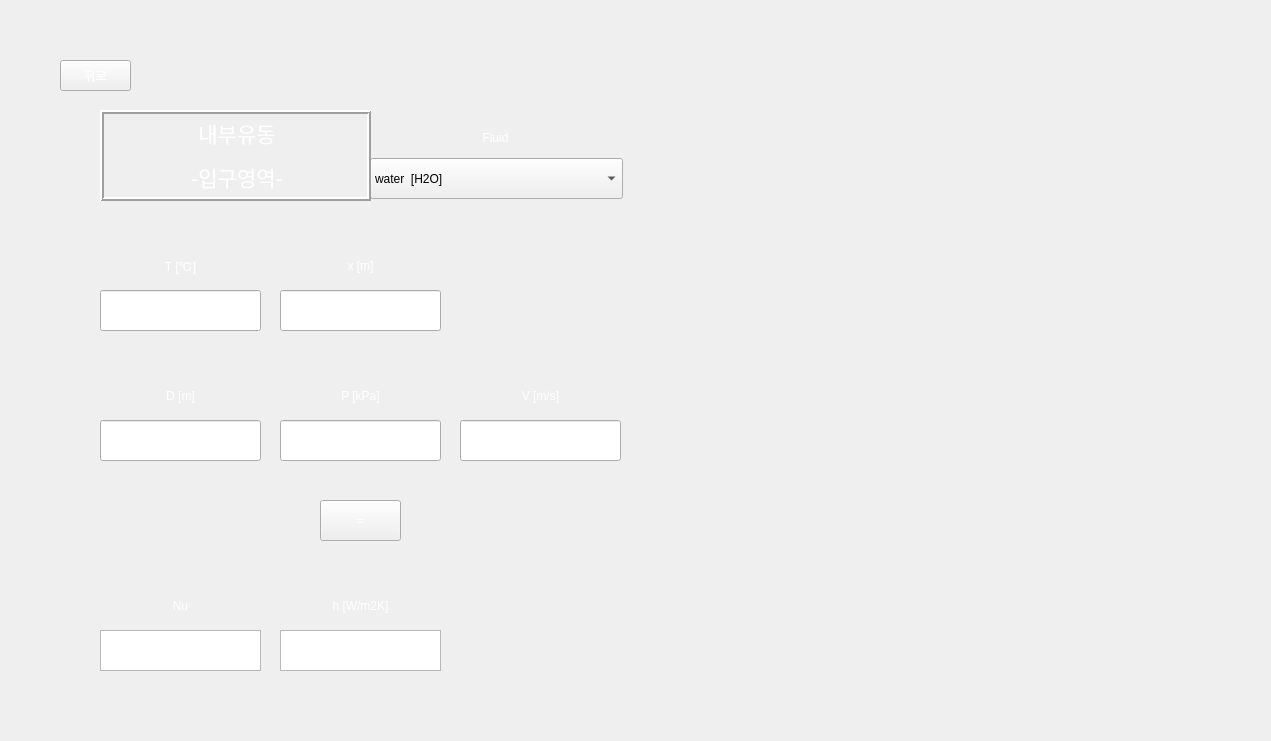
<?xml version="1.0" encoding="UTF-8"?>
<ui version="4.0">
 <class>Form</class>
 <widget class="QWidget" name="Form">
  <property name="geometry">
   <rect>
    <x>0</x>
    <y>0</y>
    <width>1271</width>
    <height>741</height>
   </rect>
  </property>
  <property name="minimumSize">
   <size>
    <width>996</width>
    <height>580</height>
   </size>
  </property>
  <property name="maximumSize">
   <size>
    <width>1271</width>
    <height>741</height>
   </size>
  </property>
  <property name="windowTitle">
   <string>Internal Flow - Thermal Entry</string>
  </property>
  <property name="styleSheet">
   <string notr="true">background-image: url(:/background/하얀거.png);</string>
  </property>
  <widget class="QLabel" name="label_2">
   <property name="geometry">
    <rect>
     <x>460</x>
     <y>370</y>
     <width>161</width>
     <height>51</height>
    </rect>
   </property>
   <property name="styleSheet">
    <string notr="true">color: qlineargradient(spread:pad, x1:0, y1:1, x2:1, y2:0, stop:0 rgba(255, 255, 255, 255), stop:1 rgba(255, 255, 255, 255));
background-image: url(:/background/버튼2.png);
font: 20pt &quot;맑은 고딕&quot;;</string>
   </property>
   <property name="text">
    <string>V [m/s]</string>
   </property>
   <property name="alignment">
    <set>Qt::AlignCenter</set>
   </property>
  </widget>
  <widget class="QLabel" name="label_3">
   <property name="geometry">
    <rect>
     <x>100</x>
     <y>370</y>
     <width>161</width>
     <height>51</height>
    </rect>
   </property>
   <property name="styleSheet">
    <string notr="true">color: qlineargradient(spread:pad, x1:0, y1:1, x2:1, y2:0, stop:0 rgba(255, 255, 255, 255), stop:1 rgba(255, 255, 255, 255));
background-image: url(:/background/버튼2.png);
font: 20pt &quot;맑은 고딕&quot;;</string>
   </property>
   <property name="text">
    <string>D [m]</string>
   </property>
   <property name="alignment">
    <set>Qt::AlignCenter</set>
   </property>
  </widget>
  <widget class="QLineEdit" name="V">
   <property name="geometry">
    <rect>
     <x>460</x>
     <y>420</y>
     <width>161</width>
     <height>41</height>
    </rect>
   </property>
   <property name="styleSheet">
    <string notr="true">font: 14pt &quot;맑은 고딕&quot;;
background-image: url(:/background/하얀거.png);</string>
   </property>
  </widget>
  <widget class="QLabel" name="label_8">
   <property name="geometry">
    <rect>
     <x>280</x>
     <y>240</y>
     <width>161</width>
     <height>51</height>
    </rect>
   </property>
   <property name="styleSheet">
    <string notr="true">color: qlineargradient(spread:pad, x1:0, y1:1, x2:1, y2:0, stop:0 rgba(255, 255, 255, 255), stop:1 rgba(255, 255, 255, 255));
background-image: url(:/background/버튼2.png);
font: 20pt &quot;맑은 고딕&quot;;</string>
   </property>
   <property name="text">
    <string>x [m]</string>
   </property>
   <property name="alignment">
    <set>Qt::AlignCenter</set>
   </property>
  </widget>
  <widget class="QLineEdit" name="x">
   <property name="geometry">
    <rect>
     <x>280</x>
     <y>290</y>
     <width>161</width>
     <height>41</height>
    </rect>
   </property>
   <property name="styleSheet">
    <string notr="true">font: 14pt &quot;맑은 고딕&quot;;
background-image: url(:/background/하얀거.png);</string>
   </property>
  </widget>
  <widget class="QLineEdit" name="T">
   <property name="geometry">
    <rect>
     <x>100</x>
     <y>290</y>
     <width>161</width>
     <height>41</height>
    </rect>
   </property>
   <property name="styleSheet">
    <string notr="true">font: 14pt &quot;맑은 고딕&quot;;
background-image: url(:/background/하얀거.png);</string>
   </property>
  </widget>
  <widget class="QLineEdit" name="D">
   <property name="geometry">
    <rect>
     <x>100</x>
     <y>420</y>
     <width>161</width>
     <height>41</height>
    </rect>
   </property>
   <property name="styleSheet">
    <string notr="true">font: 14pt &quot;맑은 고딕&quot;;
background-image: url(:/background/하얀거.png);</string>
   </property>
  </widget>
  <widget class="QLabel" name="label_4">
   <property name="geometry">
    <rect>
     <x>280</x>
     <y>370</y>
     <width>161</width>
     <height>51</height>
    </rect>
   </property>
   <property name="styleSheet">
    <string notr="true">color: qlineargradient(spread:pad, x1:0, y1:1, x2:1, y2:0, stop:0 rgba(255, 255, 255, 255), stop:1 rgba(255, 255, 255, 255));
background-image: url(:/background/버튼2.png);
font: 20pt &quot;맑은 고딕&quot;;</string>
   </property>
   <property name="text">
    <string>P [kPa]</string>
   </property>
   <property name="alignment">
    <set>Qt::AlignCenter</set>
   </property>
  </widget>
  <widget class="QPushButton" name="check">
   <property name="geometry">
    <rect>
     <x>320</x>
     <y>500</y>
     <width>81</width>
     <height>41</height>
    </rect>
   </property>
   <property name="styleSheet">
    <string notr="true">QPushButton {
color: qlineargradient(spread:pad, x1:0, y1:1, x2:1, y2:0, stop:0 rgba(255, 255, 255, 255), stop:1 rgba(255, 255, 255, 255));
background-image: url(:/background/버튼2.png);
font: 20pt &quot;맑은 고딕&quot;;
}
QPushButton:hover{
border-image: url(:/background/버튼클릭2.png);
}</string>
   </property>
   <property name="text">
    <string>=</string>
   </property>
  </widget>
  <widget class="QLabel" name="label">
   <property name="geometry">
    <rect>
     <x>100</x>
     <y>240</y>
     <width>161</width>
     <height>51</height>
    </rect>
   </property>
   <property name="styleSheet">
    <string notr="true">color: qlineargradient(spread:pad, x1:0, y1:1, x2:1, y2:0, stop:0 rgba(255, 255, 255, 255), stop:1 rgba(255, 255, 255, 255));
background-image: url(:/background/버튼2.png);
font: 20pt &quot;맑은 고딕&quot;;</string>
   </property>
   <property name="text">
    <string>T [℃]</string>
   </property>
   <property name="alignment">
    <set>Qt::AlignCenter</set>
   </property>
  </widget>
  <widget class="QLineEdit" name="P">
   <property name="geometry">
    <rect>
     <x>280</x>
     <y>420</y>
     <width>161</width>
     <height>41</height>
    </rect>
   </property>
   <property name="styleSheet">
    <string notr="true">font: 14pt &quot;맑은 고딕&quot;;
background-image: url(:/background/하얀거.png);</string>
   </property>
  </widget>
  <widget class="QTextBrowser" name="textBrowser_2">
   <property name="geometry">
    <rect>
     <x>280</x>
     <y>630</y>
     <width>161</width>
     <height>41</height>
    </rect>
   </property>
   <property name="styleSheet">
    <string notr="true">font: 14pt &quot;맑은 고딕&quot;;
background-image: url(:/background/하얀거.png);</string>
   </property>
  </widget>
  <widget class="QLabel" name="label_9">
   <property name="geometry">
    <rect>
     <x>280</x>
     <y>580</y>
     <width>161</width>
     <height>51</height>
    </rect>
   </property>
   <property name="styleSheet">
    <string notr="true">color: qlineargradient(spread:pad, x1:0, y1:1, x2:1, y2:0, stop:0 rgba(255, 255, 255, 255), stop:1 rgba(255, 255, 255, 255));
background-image: url(:/background/버튼2.png);
font: 18pt &quot;맑은 고딕&quot;;</string>
   </property>
   <property name="text">
    <string>h [W/m2K]</string>
   </property>
   <property name="alignment">
    <set>Qt::AlignCenter</set>
   </property>
  </widget>
  <widget class="QLabel" name="label_10">
   <property name="geometry">
    <rect>
     <x>100</x>
     <y>580</y>
     <width>161</width>
     <height>51</height>
    </rect>
   </property>
   <property name="styleSheet">
    <string notr="true">color: qlineargradient(spread:pad, x1:0, y1:1, x2:1, y2:0, stop:0 rgba(255, 255, 255, 255), stop:1 rgba(255, 255, 255, 255));
background-image: url(:/background/버튼2.png);
font: 20pt &quot;맑은 고딕&quot;;</string>
   </property>
   <property name="text">
    <string>Nu</string>
   </property>
   <property name="alignment">
    <set>Qt::AlignCenter</set>
   </property>
  </widget>
  <widget class="QTextBrowser" name="textBrowser">
   <property name="geometry">
    <rect>
     <x>100</x>
     <y>630</y>
     <width>161</width>
     <height>41</height>
    </rect>
   </property>
   <property name="styleSheet">
    <string notr="true">font: 14pt &quot;맑은 고딕&quot;;
background-image: url(:/background/하얀거.png);</string>
   </property>
  </widget>
  <widget class="QPushButton" name="pushButton">
   <property name="geometry">
    <rect>
     <x>60</x>
     <y>60</y>
     <width>71</width>
     <height>31</height>
    </rect>
   </property>
   <property name="styleSheet">
    <string notr="true">QPushButton {
color: qlineargradient(spread:pad, x1:0, y1:1, x2:1, y2:0, stop:0 rgba(255, 255, 255, 255), stop:1 rgba(255, 255, 255, 255));
background-image: url(:/background/버튼2.png);
font: 14pt &quot;맑은 고딕&quot;;
}
QPushButton:hover{
border-image: url(:/background/버튼클릭2.png);
}</string>
   </property>
   <property name="text">
    <string>뒤로</string>
   </property>
  </widget>
  <widget class="QLabel" name="label_11">
   <property name="geometry">
    <rect>
     <x>370</x>
     <y>112</y>
     <width>251</width>
     <height>51</height>
    </rect>
   </property>
   <property name="styleSheet">
    <string notr="true">color: qlineargradient(spread:pad, x1:0, y1:1, x2:1, y2:0, stop:0 rgba(255, 255, 255, 255), stop:1 rgba(255, 255, 255, 255));
background-image: url(:/background/버튼2.png);
font: 20pt &quot;맑은 고딕&quot;;</string>
   </property>
   <property name="text">
    <string>Fluid</string>
   </property>
   <property name="alignment">
    <set>Qt::AlignCenter</set>
   </property>
  </widget>
  <widget class="QLabel" name="label_12">
   <property name="geometry">
    <rect>
     <x>0</x>
     <y>0</y>
     <width>1271</width>
     <height>741</height>
    </rect>
   </property>
   <property name="styleSheet">
    <string notr="true">image: url(:/background/배경2.png);</string>
   </property>
   <property name="text">
    <string/>
   </property>
  </widget>
  <widget class="QLabel" name="label_5">
   <property name="geometry">
    <rect>
     <x>680</x>
     <y>50</y>
     <width>541</width>
     <height>641</height>
    </rect>
   </property>
   <property name="styleSheet">
    <string notr="true">image: url(:/background/Thermal entry.png);</string>
   </property>
   <property name="text">
    <string/>
   </property>
  </widget>
  <widget class="QLabel" name="label_6">
   <property name="geometry">
    <rect>
     <x>700</x>
     <y>400</y>
     <width>511</width>
     <height>251</height>
    </rect>
   </property>
   <property name="styleSheet">
    <string notr="true">image: url(:/background/Thermal entry-2.png);</string>
   </property>
   <property name="text">
    <string/>
   </property>
  </widget>
  <widget class="QComboBox" name="fluid_2">
   <property name="geometry">
    <rect>
     <x>370</x>
     <y>158</y>
     <width>253</width>
     <height>41</height>
    </rect>
   </property>
   <property name="styleSheet">
    <string notr="true">background-image: url(:/background/하얀거.png);
font: 11pt &quot;맑은 고딕&quot;;</string>
   </property>
   <item>
    <property name="text">
     <string>water  [H2O]</string>
    </property>
   </item>
   <item>
    <property name="text">
     <string>air</string>
    </property>
   </item>
   <item>
    <property name="text">
     <string>1-Butene  [C4H8]</string>
    </property>
   </item>
   <item>
    <property name="text">
     <string>Acetone  [C3H6O]</string>
    </property>
   </item>
   <item>
    <property name="text">
     <string>Ammonia  [NH3]</string>
    </property>
   </item>
   <item>
    <property name="text">
     <string>Argon  [Ar]</string>
    </property>
   </item>
   <item>
    <property name="text">
     <string>Benzene  [C6H6]</string>
    </property>
   </item>
   <item>
    <property name="text">
     <string>CarbonDioxide  [CO2]</string>
    </property>
   </item>
   <item>
    <property name="text">
     <string>CarbonMonoxide  [CO]</string>
    </property>
   </item>
   <item>
    <property name="text">
     <string>CarbonylSulfide  [COS]</string>
    </property>
   </item>
   <item>
    <property name="text">
     <string>CycloHexane  [C6H12]</string>
    </property>
   </item>
   <item>
    <property name="text">
     <string>CycloPropane  [C3H6]</string>
    </property>
   </item>
   <item>
    <property name="text">
     <string>Cyclopentane  [C5H10]</string>
    </property>
   </item>
   <item>
    <property name="text">
     <string>D4  [C8H24O4Si4]</string>
    </property>
   </item>
   <item>
    <property name="text">
     <string>D5  [C10H30O5Si5]</string>
    </property>
   </item>
   <item>
    <property name="text">
     <string>D6  [C12H36O6Si6]</string>
    </property>
   </item>
   <item>
    <property name="text">
     <string>Deuterium  [D2]</string>
    </property>
   </item>
   <item>
    <property name="text">
     <string>Dichloroethane  [C2Cl2H4]</string>
    </property>
   </item>
   <item>
    <property name="text">
     <string>DiethylEther  [C4H10O]</string>
    </property>
   </item>
   <item>
    <property name="text">
     <string>DimethylCarbonate  [C3H6O3]</string>
    </property>
   </item>
   <item>
    <property name="text">
     <string>DimethylEther  [C2H6O]</string>
    </property>
   </item>
   <item>
    <property name="text">
     <string>Ethane  [C2H6]</string>
    </property>
   </item>
   <item>
    <property name="text">
     <string>Ethanol  [C2H6O]</string>
    </property>
   </item>
   <item>
    <property name="text">
     <string>EthylBenzene  [C8H10]</string>
    </property>
   </item>
   <item>
    <property name="text">
     <string>Ethylene  [C2H4]</string>
    </property>
   </item>
   <item>
    <property name="text">
     <string>EthyleneOxide  [C2H4O]</string>
    </property>
   </item>
   <item>
    <property name="text">
     <string>Fluorine  [F2]</string>
    </property>
   </item>
   <item>
    <property name="text">
     <string>HFE143m  [C2F3H3O]</string>
    </property>
   </item>
   <item>
    <property name="text">
     <string>HeavyWater  [D2O]</string>
    </property>
   </item>
   <item>
    <property name="text">
     <string>Helium  [He]</string>
    </property>
   </item>
   <item>
    <property name="text">
     <string>Hydrogen  [H2]</string>
    </property>
   </item>
   <item>
    <property name="text">
     <string>HydrogenChloride  [ClH]</string>
    </property>
   </item>
   <item>
    <property name="text">
     <string>HydrogenSulfide  [H2S]</string>
    </property>
   </item>
   <item>
    <property name="text">
     <string>IsoButane  [C4H10]</string>
    </property>
   </item>
   <item>
    <property name="text">
     <string>IsoButene  [C4H8]</string>
    </property>
   </item>
   <item>
    <property name="text">
     <string>Isohexane  [C6H14]</string>
    </property>
   </item>
   <item>
    <property name="text">
     <string>Isopentane  [C5H12]</string>
    </property>
   </item>
   <item>
    <property name="text">
     <string>Krypton  [Kr]</string>
    </property>
   </item>
   <item>
    <property name="text">
     <string>MD2M  [C10H30O3Si4]</string>
    </property>
   </item>
   <item>
    <property name="text">
     <string>MD3M  [C12H36O4Si5]</string>
    </property>
   </item>
   <item>
    <property name="text">
     <string>MD4M  [C14H42O5Si6]</string>
    </property>
   </item>
   <item>
    <property name="text">
     <string>MDM  [C8H24O2Si3]</string>
    </property>
   </item>
   <item>
    <property name="text">
     <string>MM  [C6H18OSi2]</string>
    </property>
   </item>
   <item>
    <property name="text">
     <string>Methane  [CH4]</string>
    </property>
   </item>
   <item>
    <property name="text">
     <string>Methanol  [CH4O]</string>
    </property>
   </item>
   <item>
    <property name="text">
     <string>MethylLinoleate  [C19H34O2]</string>
    </property>
   </item>
   <item>
    <property name="text">
     <string>MethylLinolenate  [C19H32O2]</string>
    </property>
   </item>
   <item>
    <property name="text">
     <string>MethylOleate  [C19H36O2]</string>
    </property>
   </item>
   <item>
    <property name="text">
     <string>MethylPalmitate  [C17H34O2]</string>
    </property>
   </item>
   <item>
    <property name="text">
     <string>MethylStearate  [C19H38O2]</string>
    </property>
   </item>
   <item>
    <property name="text">
     <string>Neon  [Ne]</string>
    </property>
   </item>
   <item>
    <property name="text">
     <string>Neopentane  [C5H12]</string>
    </property>
   </item>
   <item>
    <property name="text">
     <string>Nitrogen  [N2]</string>
    </property>
   </item>
   <item>
    <property name="text">
     <string>NitrousOxide  [N2O]</string>
    </property>
   </item>
   <item>
    <property name="text">
     <string>Novec649  [C6F12O]</string>
    </property>
   </item>
   <item>
    <property name="text">
     <string>OrthoDeuterium</string>
    </property>
   </item>
   <item>
    <property name="text">
     <string>OrthoHydrogen</string>
    </property>
   </item>
   <item>
    <property name="text">
     <string>Oxygen  [O2]</string>
    </property>
   </item>
   <item>
    <property name="text">
     <string>ParaDeuterium</string>
    </property>
   </item>
   <item>
    <property name="text">
     <string>ParaHydrogen</string>
    </property>
   </item>
   <item>
    <property name="text">
     <string>Propylene  [C3H6]</string>
    </property>
   </item>
   <item>
    <property name="text">
     <string>Propyne  [C3H4]</string>
    </property>
   </item>
   <item>
    <property name="text">
     <string>R11</string>
    </property>
   </item>
   <item>
    <property name="text">
     <string>R113</string>
    </property>
   </item>
   <item>
    <property name="text">
     <string>R114</string>
    </property>
   </item>
   <item>
    <property name="text">
     <string>R115</string>
    </property>
   </item>
   <item>
    <property name="text">
     <string>R116</string>
    </property>
   </item>
   <item>
    <property name="text">
     <string>R12</string>
    </property>
   </item>
   <item>
    <property name="text">
     <string>R123</string>
    </property>
   </item>
   <item>
    <property name="text">
     <string>R1233zd(E)</string>
    </property>
   </item>
   <item>
    <property name="text">
     <string>R1234yf</string>
    </property>
   </item>
   <item>
    <property name="text">
     <string>R1234ze(E)</string>
    </property>
   </item>
   <item>
    <property name="text">
     <string>R1234ze(Z)</string>
    </property>
   </item>
   <item>
    <property name="text">
     <string>R124</string>
    </property>
   </item>
   <item>
    <property name="text">
     <string>R1243zf</string>
    </property>
   </item>
   <item>
    <property name="text">
     <string>R125</string>
    </property>
   </item>
   <item>
    <property name="text">
     <string>R13</string>
    </property>
   </item>
   <item>
    <property name="text">
     <string>R134a</string>
    </property>
   </item>
   <item>
    <property name="text">
     <string>R13l1</string>
    </property>
   </item>
   <item>
    <property name="text">
     <string>R14</string>
    </property>
   </item>
   <item>
    <property name="text">
     <string>R141b</string>
    </property>
   </item>
   <item>
    <property name="text">
     <string>R142b</string>
    </property>
   </item>
   <item>
    <property name="text">
     <string>R143a</string>
    </property>
   </item>
   <item>
    <property name="text">
     <string>R152A</string>
    </property>
   </item>
   <item>
    <property name="text">
     <string>R161</string>
    </property>
   </item>
   <item>
    <property name="text">
     <string>R21</string>
    </property>
   </item>
   <item>
    <property name="text">
     <string>R218</string>
    </property>
   </item>
   <item>
    <property name="text">
     <string>R22</string>
    </property>
   </item>
   <item>
    <property name="text">
     <string>R227EA</string>
    </property>
   </item>
   <item>
    <property name="text">
     <string>R23</string>
    </property>
   </item>
   <item>
    <property name="text">
     <string>R236EA</string>
    </property>
   </item>
   <item>
    <property name="text">
     <string>R236FA</string>
    </property>
   </item>
   <item>
    <property name="text">
     <string>R245ca</string>
    </property>
   </item>
   <item>
    <property name="text">
     <string>R245fa</string>
    </property>
   </item>
   <item>
    <property name="text">
     <string>R32</string>
    </property>
   </item>
   <item>
    <property name="text">
     <string>R365MFC</string>
    </property>
   </item>
   <item>
    <property name="text">
     <string>R40</string>
    </property>
   </item>
   <item>
    <property name="text">
     <string>R404A</string>
    </property>
   </item>
   <item>
    <property name="text">
     <string>R407C</string>
    </property>
   </item>
   <item>
    <property name="text">
     <string>R41</string>
    </property>
   </item>
   <item>
    <property name="text">
     <string>R410A</string>
    </property>
   </item>
   <item>
    <property name="text">
     <string>R507A</string>
    </property>
   </item>
   <item>
    <property name="text">
     <string>RC318</string>
    </property>
   </item>
   <item>
    <property name="text">
     <string>SES36</string>
    </property>
   </item>
   <item>
    <property name="text">
     <string>SulfurDioxide  [O2S]</string>
    </property>
   </item>
   <item>
    <property name="text">
     <string>SulfurHexafluoride  [F6S]</string>
    </property>
   </item>
   <item>
    <property name="text">
     <string>Toluene  [C7H8]</string>
    </property>
   </item>
   <item>
    <property name="text">
     <string>Xenon  [Xe]</string>
    </property>
   </item>
   <item>
    <property name="text">
     <string>cis-2-Butene  [C4H8]</string>
    </property>
   </item>
   <item>
    <property name="text">
     <string>m-Xylene  [C8H10]</string>
    </property>
   </item>
   <item>
    <property name="text">
     <string>n-Butane  [C4H10]</string>
    </property>
   </item>
   <item>
    <property name="text">
     <string>n-Decane  [C10H22]</string>
    </property>
   </item>
   <item>
    <property name="text">
     <string>n-Dodecane  [C12H26]</string>
    </property>
   </item>
   <item>
    <property name="text">
     <string>n-Heptane  [C7H16]</string>
    </property>
   </item>
   <item>
    <property name="text">
     <string>n-Hexane  [C6H14]</string>
    </property>
   </item>
   <item>
    <property name="text">
     <string>n-Nonane  [C9H20]</string>
    </property>
   </item>
   <item>
    <property name="text">
     <string>n-Octane  [C8H18]</string>
    </property>
   </item>
   <item>
    <property name="text">
     <string>n-Pentane  [C5H12]</string>
    </property>
   </item>
   <item>
    <property name="text">
     <string>n-Propane  [C3H8]</string>
    </property>
   </item>
   <item>
    <property name="text">
     <string>n-Undecane  [C11H24]</string>
    </property>
   </item>
   <item>
    <property name="text">
     <string>o-Xylene  [C8H10]</string>
    </property>
   </item>
   <item>
    <property name="text">
     <string>p-Xylene  [C8H10]</string>
    </property>
   </item>
   <item>
    <property name="text">
     <string>trans-2-Butene  [C4H8]</string>
    </property>
   </item>
  </widget>
  <widget class="QLabel" name="label_13">
   <property name="geometry">
    <rect>
     <x>100</x>
     <y>110</y>
     <width>271</width>
     <height>91</height>
    </rect>
   </property>
   <property name="styleSheet">
    <string notr="true">font: 10pt &quot;맑은 고딕&quot;;
color: rgb(255, 255, 255);
background-image: url(:/background/버튼2.png);</string>
   </property>
   <property name="frameShape">
    <enum>QFrame::Box</enum>
   </property>
   <property name="frameShadow">
    <enum>QFrame::Raised</enum>
   </property>
   <property name="lineWidth">
    <number>2</number>
   </property>
   <property name="text">
    <string>&lt;!DOCTYPE HTML PUBLIC &quot;-//W3C//DTD HTML 4.0//EN&quot; &quot;http://www.w3.org/TR/REC-html40/strict.dtd&quot;&gt;
&lt;html&gt;&lt;head&gt;&lt;meta name=&quot;qrichtext&quot; content=&quot;1&quot; /&gt;&lt;style type=&quot;text/css&quot;&gt;
p, li { white-space: pre-wrap; }
&lt;/style&gt;&lt;/head&gt;&lt;body style=&quot; font-family:'맑은 고딕'; font-size:10pt; font-weight:400; font-style:normal;&quot;&gt;
&lt;p align=&quot;center&quot; style=&quot; margin-top:12px; margin-bottom:12px; margin-left:0px; margin-right:0px; -qt-block-indent:0; text-indent:0px;&quot;&gt;&lt;span style=&quot; font-size:16pt;&quot;&gt;내부유동&lt;/span&gt;&lt;/p&gt;
&lt;p align=&quot;center&quot; style=&quot; margin-top:12px; margin-bottom:12px; margin-left:0px; margin-right:0px; -qt-block-indent:0; text-indent:0px;&quot;&gt;&lt;span style=&quot; font-size:16pt;&quot;&gt;-입구영역-&lt;/span&gt;&lt;/p&gt;&lt;/body&gt;&lt;/html&gt;</string>
   </property>
   <property name="buddy">
    <cstring>pushButton</cstring>
   </property>
  </widget>
  <zorder>label_12</zorder>
  <zorder>label_2</zorder>
  <zorder>label_3</zorder>
  <zorder>V</zorder>
  <zorder>label_8</zorder>
  <zorder>x</zorder>
  <zorder>D</zorder>
  <zorder>label_4</zorder>
  <zorder>check</zorder>
  <zorder>label</zorder>
  <zorder>P</zorder>
  <zorder>textBrowser_2</zorder>
  <zorder>label_9</zorder>
  <zorder>textBrowser</zorder>
  <zorder>pushButton</zorder>
  <zorder>label_11</zorder>
  <zorder>label_10</zorder>
  <zorder>label_5</zorder>
  <zorder>label_6</zorder>
  <zorder>T</zorder>
  <zorder>fluid_2</zorder>
  <zorder>label_13</zorder>
 </widget>
 <resources>
  <include location="../resource/resources.qrc"/>
 </resources>
 <connections/>
</ui>
